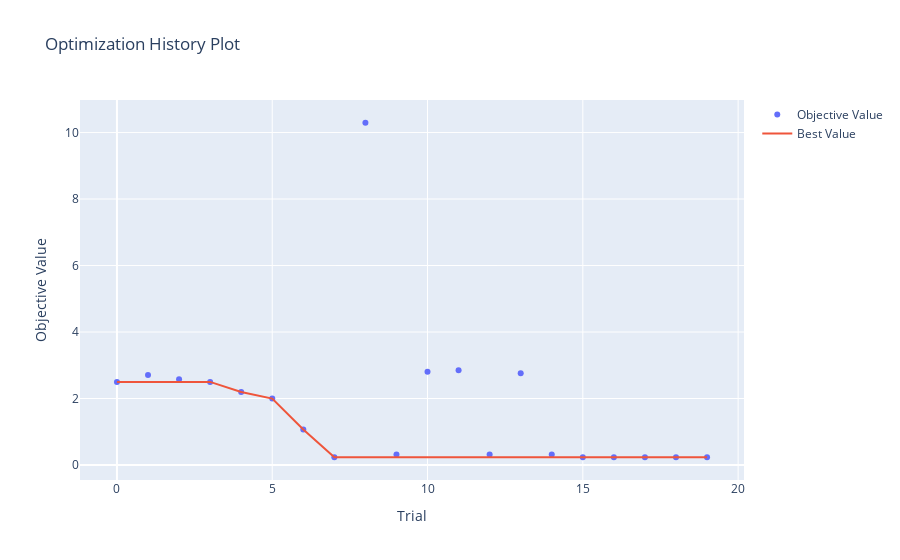
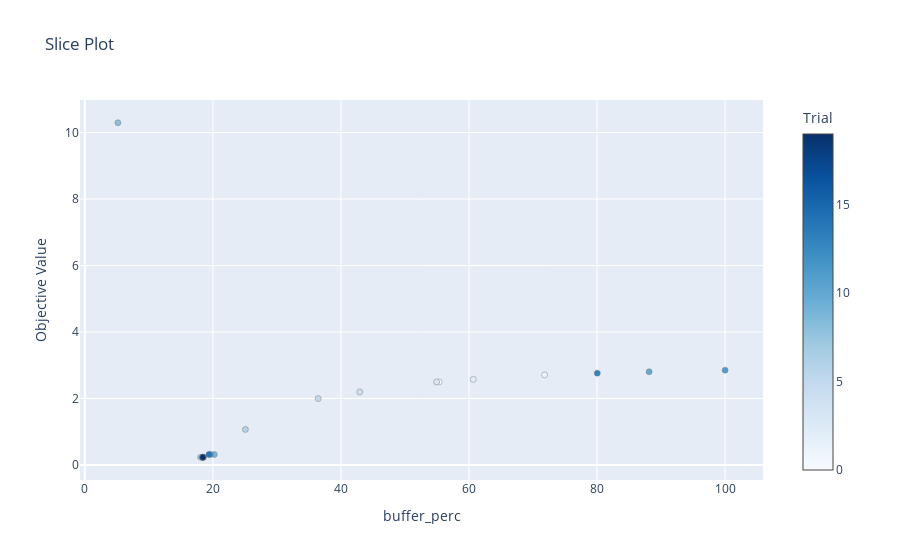

Notebook code for these charts, in order:
### Markdown cell above
## Find optimal buffer zone width
We can run an optimization on a range of buffer zone widths and find the value which gets us closest to set amount of gravitational decay. This set amount of decay is chosen with `target`. High values will result in a small buffer zone (inversions will run faster), but will include noticable edge effects at the model edge. Conversely, small values will results in large buffer zones (slowing down the code), but will limit edge effects. Here we use a target of 3% decay. The optimization will test 20 values of buffer zone widths between 1% and 100% of the region width.

Do estimate the gravity decay, we create a flat layer of prisms and calculate it's forward gravity. The max value is then compared to the edge values to determine the amount of decay. Use the parameters `inner_region`, `spacing`, `top`, `zref` and `density` to mimic your inversion model as closely as possible.

### Code cell
study, results = optimization.optimal_buffer(
    target=3,
    buffer_perc_limits=[1, 100],
    n_trials=20,
    obs_height=gravity_obs_height,
    top=topography.values.mean(),
    zref=zref,
    spacing=spacing,
    inner_region=region,
    density=density_contrast,
)
_, buffer_width, buffer_cells, _ = results

### Figure 1 — Plotly figure (JSON) as saved in the notebook; plotly's stock layout.template omitted (floating-point values rounded to 4 significant figures)
{"data": [{"mode": "markers", "name": "Objective Value", "type": "scatter", "x": [0, 1, 2, 3, 4, 5, 6, 7, 8, 9, 10, 11, 12, 13, 14, 15, 16, 17, 18, 19], "y": [2.499, 2.71, 2.577, 2.499, 2.195, 1.999, 1.07, 0.233, 10.29, 0.3176, 2.804, 2.853, 0.3176, 2.763, 0.3176, 0.233, 0.233, 0.233, 0.233, 0.233]}, {"mode": "lines", "name": "Best Value", "type": "scatter", "x": [0, 1, 2, 3, 4, 5, 6, 7, 8, 9, 10, 11, 12, 13, 14, 15, 16, 17, 18, 19], "y": [2.499, 2.499, 2.499, 2.499, 2.195, 1.999, 1.07, 0.233, 0.233, 0.233, 0.233, 0.233, 0.233, 0.233, 0.233, 0.233, 0.233, 0.233, 0.233, 0.233]}, {"marker": {"color": "#cccccc"}, "mode": "markers", "name": "Infeasible Trial", "showlegend": false, "type": "scatter", "x": [], "y": []}], "layout": {"title": {"text": "Optimization History Plot"}, "xaxis": {"title": {"text": "Trial"}}, "yaxis": {"title": {"text": "Objective Value"}}}}

### Figure 2 — Plotly figure (JSON) as saved in the notebook; plotly's stock layout.template omitted (floating-point values rounded to 4 significant figures)
{"data": [{"marker": {"color": [0, 1, 2, 3, 4, 5, 6, 7, 8, 9, 10, 11, 12, 13, 14, 15, 16, 17, 18, 19], "colorbar": {"title": {"text": "Trial"}, "x": 1, "xpad": 40}, "colorscale": [[0, "rgb(247,251,255)"], [0.125, "rgb(222,235,247)"], [0.25, "rgb(198,219,239)"], [0.375, "rgb(158,202,225)"], [0.5, "rgb(107,174,214)"], [0.625, "rgb(66,146,198)"], [0.75, "rgb(33,113,181)"], [0.875, "rgb(8,81,156)"], [1, "rgb(8,48,107)"]], "line": {"color": "Grey", "width": 0.5}}, "mode": "markers", "name": "Feasible Trial", "showlegend": false, "type": "scatter", "x": [55.33, 71.8, 60.67, 54.94, 42.94, 36.44, 25.08, 18.09, 5.165, 20.22, 88.13, 100.0, 19.6, 80.04, 19.38, 18.51, 18.42, 18.43, 18.43, 18.43], "y": [2.499, 2.71, 2.577, 2.499, 2.195, 1.999, 1.07, 0.233, 10.29, 0.3176, 2.804, 2.853, 0.3176, 2.763, 0.3176, 0.233, 0.233, 0.233, 0.233, 0.233]}], "layout": {"title": {"text": "Slice Plot"}, "xaxis": {"title": {"text": "buffer_perc"}}, "yaxis": {"title": {"text": "Objective Value"}}}}
